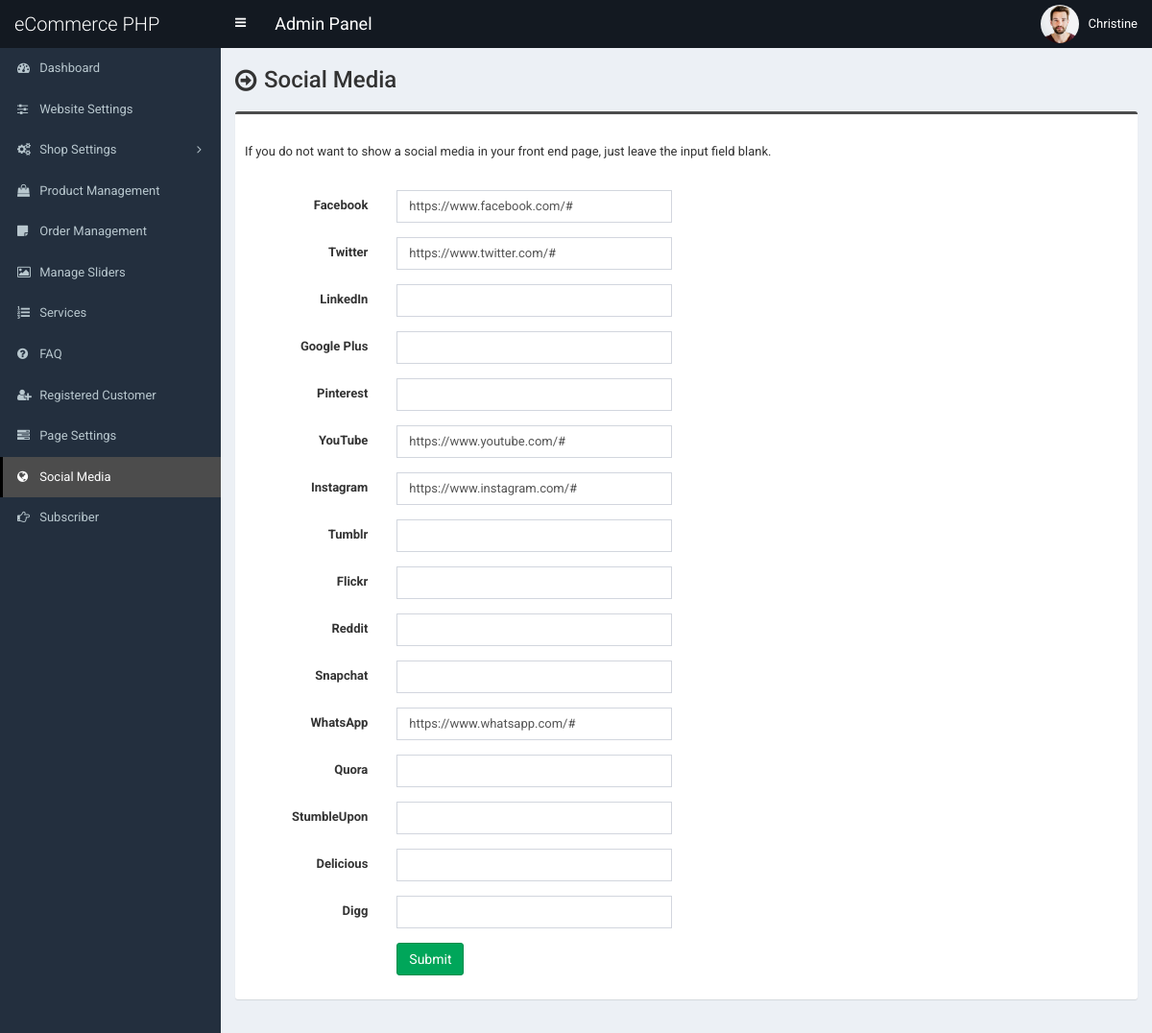
Before: /admin/social-media.php (signed in) with the older database file.
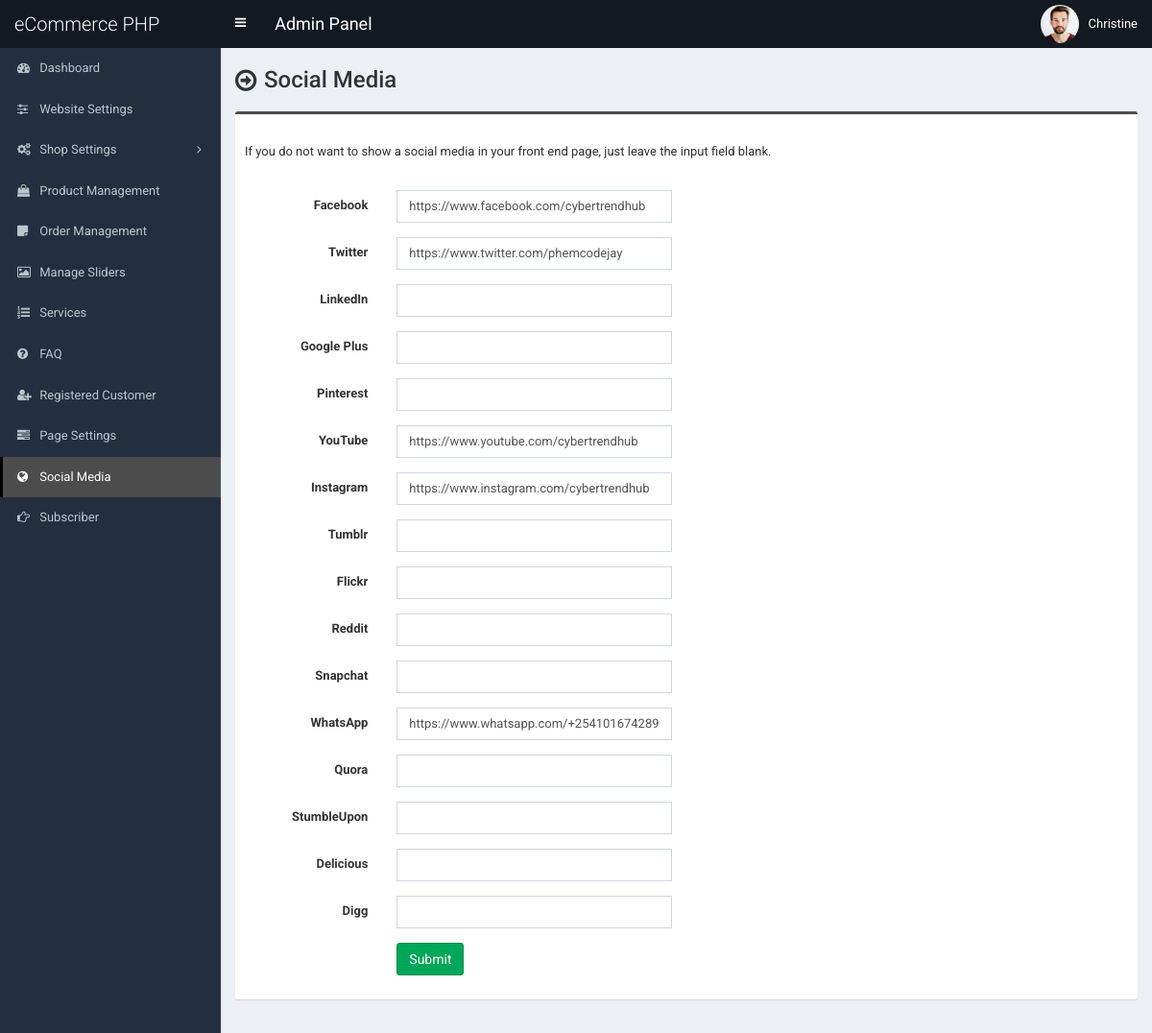
After: the same page with the newer database file.
### tables this page shows
CREATE TABLE `tbl_social` (
  `social_id` int(11) NOT NULL,
  `social_name` varchar(30) NOT NULL,
  `social_url` varchar(255) NOT NULL,
  `social_icon` varchar(30) NOT NULL
);

### admin/social-media.php (the view, shortened to what this page needs)
<?php require_once('header.php'); ?>
<section class="content-header">
	<div class="content-header-left">
		<h1>Social Media</h1>
	</div>
</section>
<?php
$statement = $pdo->prepare("SELECT * FROM tbl_social");
$statement->execute();
$result = $statement->fetchAll(PDO::FETCH_ASSOC);
foreach ($result as $row) {
	if($row['social_name'] == 'Facebook') {
		$facebook = $row['social_url'];
	}
	if($row['social_name'] == 'Twitter') {
		$twitter = $row['social_url'];
	}
	if($row['social_name'] == 'LinkedIn') {
		$linkedin = $row['social_url'];
	}
	if($row['social_name'] == 'Google Plus') {
		$googleplus = $row['social_url'];
	}
	if($row['social_name'] == 'Pinterest') {
		$pinterest = $row['social_url'];
	}
	if($row['social_name'] == 'YouTube') {
		$youtube = $row['social_url'];
	}
	if($row['social_name'] == 'Instagram') {
		$instagram = $row['social_url'];
	}
	if($row['social_name'] == 'Tumblr') {
		$tumblr = $row['social_url'];
	}
	if($row['social_name'] == 'Flickr') {
		$flickr = $row['social_url'];
	}
	if($row['social_name'] == 'Reddit') {
		$reddit = $row['social_url'];
	}
	if($row['social_name'] == 'Snapchat') {
		$snapchat = $row['social_url'];
	}
	if($row['social_name'] == 'WhatsApp') {
		$whatsapp = $row['social_url'];
	}
	if($row['social_name'] == 'Quora') {
		$quora = $row['social_url'];
	}
	if($row['social_name'] == 'StumbleUpon') {
		$stumbleupon = $row['social_url'];
	}
	if($row['social_name'] == 'Delicious') {
		$delicious = $row['social_url'];
	}
	if($row['social_name'] == 'Digg') {
		$digg = $row['social_url'];
	}
}
?>
<section class="content">
	<div class="row">
		<div class="col-md-12">
			<form class="form-horizontal" action="" method="post">
				<div class="box box-info">
					<div class="box-body">
						<p style="padding-bottom: 20px;">If you do not want to show a social media in your front end page, just leave the input field blank.</p>
						<div class="form-group">
							<label for="" class="col-sm-2 control-label">Facebook </label>
							<div class="col-sm-4">
								<input type="text" class="form-control" name="facebook" value="<?php echo $facebook; ?>">
							</div>
						</div>
						<div class="form-group">
							<label for="" class="col-sm-2 control-label">Twitter </label>
							<div class="col-sm-4">
								<input type="text" class="form-control" name="twitter" value="<?php echo $twitter; ?>">
							</div>
						</div>
						<div class="form-group">
							<label for="" class="col-sm-2 control-label">LinkedIn </label>
							<div class="col-sm-4">
								<input type="text" class="form-control" name="linkedin" value="<?php echo $linkedin; ?>">
							</div>
						</div>
						<div class="form-group">
							<label for="" class="col-sm-2 control-label">Google Plus </label>
							<div class="col-sm-4">
								<input type="text" class="form-control" name="googleplus" value="<?php echo $googleplus; ?>">
							</div>
						</div>
						<div class="form-group">
							<label for="" class="col-sm-2 control-label">Pinterest </label>
							<div class="col-sm-4">
								<input type="text" class="form-control" name="pinterest" value="<?php echo $pinterest; ?>">
							</div>
						</div>
						<div class="form-group">
							<label for="" class="col-sm-2 control-label">YouTube </label>
							<div class="col-sm-4">
								<input type="text" class="form-control" name="youtube" value="<?php echo $youtube; ?>">
							</div>
						</div>
						<div class="form-group">
							<label for="" class="col-sm-2 control-label">Instagram </label>
							<div class="col-sm-4">
								<input type="text" class="form-control" name="instagram" value="<?php echo $instagram; ?>">
							</div>
						</div>
						<div class="form-group">
							<label for="" class="col-sm-2 control-label">Tumblr </label>
							<div class="col-sm-4">
								<input type="text" class="form-control" name="tumblr" value="<?php echo $tumblr; ?>">
							</div>
						</div>
						<div class="form-group">
							<label for="" class="col-sm-2 control-label">Flickr </label>
							<div class="col-sm-4">
								<input type="text" class="form-control" name="flickr" value="<?php echo $flickr; ?>">
							</div>
						</div>
						<div class="form-group">
							<label for="" class="col-sm-2 control-label">Reddit </label>
							<div class="col-sm-4">
								<input type="text" class="form-control" name="reddit" value="<?php echo $reddit; ?>">
							</div>
						</div>
						<div class="form-group">
							<label for="" class="col-sm-2 control-label">Snapchat </label>
							<div class="col-sm-4">
								<input type="text" class="form-control" name="snapchat" value="<?php echo $snapchat; ?>">
							</div>
						</div>
						<div class="form-group">
							<label for="" class="col-sm-2 control-label">WhatsApp </label>
							<div class="col-sm-4">
								<input type="text" class="form-control" name="whatsapp" value="<?php echo $whatsapp; ?>">
							</div>
						</div>
						<div class="form-group">
							<label for="" class="col-sm-2 control-label">Quora </label>
							<div class="col-sm-4">
								<input type="text" class="form-control" name="quora" value="<?php echo $quora; ?>">
							</div>
						</div>
						<div class="form-group">
							<label for="" class="col-sm-2 control-label">StumbleUpon </label>
							<div class="col-sm-4">
								<input type="text" class="form-control" name="stumbleupon" value="<?php echo $stumbleupon; ?>">
							</div>
						</div>
						<div class="form-group">
							<label for="" class="col-sm-2 control-label">Delicious </label>
							<div class="col-sm-4">
								<input type="text" class="form-control" name="delicious" value="<?php echo $delicious; ?>">
							</div>
						</div>
						<div class="form-group">
							<label for="" class="col-sm-2 control-label">Digg </label>
							<div class="col-sm-4">
								<input type="text" class="form-control" name="digg" value="<?php echo $digg; ?>">
							</div>
						</div>
						<div class="form-group">
							<label for="" class="col-sm-2 control-label"></label>
							<div class="col-sm-6">
								<button type="submit" class="btn btn-success pull-left" name="form1">Submit</button>
							</div>
						</div>
					</div>
				</div>
			</form>
		</div>
	</div>
</section>
<?php require_once('footer.php'); ?>

### admin/header.php (shortened to what this page needs)
<!DOCTYPE html>
<html>
<head>
	<link rel="stylesheet" href="css/bootstrap.min.css">
	<link rel="stylesheet" href="css/font-awesome.min.css">
	<link rel="stylesheet" href="css/ionicons.min.css">
	<link rel="stylesheet" href="css/datepicker3.css">
	<link rel="stylesheet" href="css/all.css">
	<link rel="stylesheet" href="css/select2.min.css">
	<link rel="stylesheet" href="css/dataTables.bootstrap.css">
	<link rel="stylesheet" href="css/jquery.fancybox.css">
	<link rel="stylesheet" href="css/AdminLTE.min.css">
	<link rel="stylesheet" href="css/_all-skins.min.css">
	<link rel="stylesheet" href="css/on-off-switch.css"/>
	<link rel="stylesheet" href="css/summernote.css">
	<link rel="stylesheet" href="style.css">
</head>
<body class="hold-transition fixed skin-blue sidebar-mini">
	<div class="wrapper">
		<header class="main-header">
			<a href="index.php" class="logo">
				<span class="logo-lg">eCommerce PHP</span>
			</a>
			<nav class="navbar navbar-static-top">
				<a href="#" class="sidebar-toggle" data-toggle="offcanvas" role="button">
				</a>
				<span style="float:left;line-height:50px;color:#fff;padding-left:15px;font-size:18px;">Admin Panel</span>
				<div class="navbar-custom-menu">
					<ul class="nav navbar-nav">
						<li class="dropdown user user-menu">
							<a href="#" class="dropdown-toggle" data-toggle="dropdown">
								<img src="../assets/uploads/<?php echo $_SESSION['user']['photo']; ?>" class="user-image" alt="User Image">
								<span class="hidden-xs"><?php echo $_SESSION['user']['full_name']; ?></span>
							</a>
						</li>
					</ul>
				</div>
			</nav>
		</header>
  		<?php $cur_page = substr($_SERVER["SCRIPT_NAME"],strrpos($_SERVER["SCRIPT_NAME"],"/")+1); ?>
  		<aside class="main-sidebar">
    		<section class="sidebar">
      			<ul class="sidebar-menu">
			        <li class="treeview <?php if($cur_page == 'index.php') {echo 'active';} ?>">
			          <a href="index.php">
			            <i class="fa fa-dashboard"></i> <span>Dashboard</span>
			          </a>
			        </li>
			        <li class="treeview <?php if( ($cur_page == 'settings.php') ) {echo 'active';} ?>">
			          <a href="settings.php">
			            <i class="fa fa-sliders"></i> <span>Website Settings</span>
			          </a>
			        </li>
                    <li class="treeview <?php if( ($cur_page == 'size.php') || ($cur_page == 'size-add.php') || ($cur_page == 'size-edit.php') || ($cur_page == 'color.php') || ($cur_page == 'color-add.php') || ($cur_page == 'color-edit.php') || ($cur_page == 'country.php') || ($cur_page == 'country-add.php') || ($cur_page == 'country-edit.php') || ($cur_page == 'shipping-cost.php') || ($cur_page == 'shipping-cost-edit.php') || ($cur_page == 'top-category.php') || ($cur_page == 'top-category-add.php') || ($cur_page == 'top-category-edit.php') || ($cur_page == 'mid-category.php') || ($cur_page == 'mid-category-add.php') || ($cur_page == 'mid-category-edit.php') || ($cur_page == 'end-category.php') || ($cur_page == 'end-category-add.php') || ($cur_page == 'end-category-edit.php') ) {echo 'active';} ?>">
                        <a href="#">
                            <i class="fa fa-cogs"></i>
                            <span>Shop Settings</span>
                            <span class="pull-right-container">
								<i class="fa fa-angle-left pull-right"></i>
							</span>
                        </a>
                    </li>
                    <li class="treeview <?php if( ($cur_page == 'product.php') || ($cur_page == 'product-add.php') || ($cur_page == 'product-edit.php') ) {echo 'active';} ?>">
                        <a href="product.php">
                            <i class="fa fa-shopping-bag"></i> <span>Product Management</span>
                        </a>
                    </li>
                    <li class="treeview <?php if( ($cur_page == 'order.php') ) {echo 'active';} ?>">
                        <a href="order.php">
                            <i class="fa fa-sticky-note"></i> <span>Order Management</span>
                        </a>
                    </li>
                     <li class="treeview <?php if( ($cur_page == 'slider.php') ) {echo 'active';} ?>">
			          <a href="slider.php">
			            <i class="fa fa-picture-o"></i> <span>Manage Sliders</span>
			          </a>
			        </li>
			        <li class="treeview <?php if( ($cur_page == 'service.php') ) {echo 'active';} ?>">
			          <a href="service.php">
			            <i class="fa fa-list-ol"></i> <span>Services</span>
			          </a>
			        </li>
			      			        <li class="treeview <?php if( ($cur_page == 'faq.php') ) {echo 'active';} ?>">
			          <a href="faq.php">
			            <i class="fa fa-question-circle"></i> <span>FAQ</span>
			          </a>
			        </li>
						<li class="treeview <?php if( ($cur_page == 'customer.php') || ($cur_page == 'customer-add.php') || ($cur_page == 'customer-edit.php') ) {echo 'active';} ?>">
			          <a href="customer.php">
			            <i class="fa fa-user-plus"></i> <span>Registered Customer</span>
			          </a>
			        </li>
			        <li class="treeview <?php if( ($cur_page == 'page.php') ) {echo 'active';} ?>">
			          <a href="page.php">
			            <i class="fa fa-tasks"></i> <span>Page Settings</span>
			          </a>
			        </li>
			        <li class="treeview <?php if( ($cur_page == 'social-media.php') ) {echo 'active';} ?>">
			          <a href="social-media.php">
			            <i class="fa fa-globe"></i> <span>Social Media</span>
			          </a>
			        </li>
			        <li class="treeview <?php if( ($cur_page == 'subscriber.php')||($cur_page == 'subscriber.php') ) {echo 'active';} ?>">
			          <a href="subscriber.php">
			            <i class="fa fa-hand-o-right"></i> <span>Subscriber</span>
			          </a>
			        </li>
      			</ul>
    		</section>
  		</aside>
  		<div class="content-wrapper">

### admin/footer.php (shortened to what this page needs)
		</div>
	</div>
</body>
</html>

### admin/style.css (style rules this page uses)
body { font-size: 13px; font-family: "Roboto", sans-serif; }
.navbar-nav > .user-menu .user-image { width: 40px; height: 40px; margin-top: -10px; }
.content-header > h1, .content-header .content-header-left h1 { font-family: "Roboto", sans-serif; }
.main-header .logo { text-align: left; }
.main-header .logo .logo-lg { font-family: "Roboto", sans-serif; }
.box-info { padding-top: 20px; }
.sidebar-menu li > a > .pull-right-container > .fa-angle-left:before { content: "\f105"; }
.content-header { overflow: hidden; }
.content-header .content-header-left { float: left; padding-top: 5px; }
.content-header .content-header-left h1 { margin-top: 0; margin-bottom: 0; padding-left: 30px; padding-bottom: 5px; font-size: 24px; position: relative; }
.content-header .content-header-left h1:before { position: absolute; top: 0; left: 0; font-family: "FontAwesome", sans-serif; font-size: 26px; content: "\f18e"; }
.skin-blue .sidebar-menu > li:hover > a, .skin-blue .sidebar-menu > li.active > a { color: #fff; background: #3c8dbc; border-left-color: #3c8dbc; }
.skin-blue .main-header .logo, .skin-blue .main-header .logo:hover, .skin-blue .main-header .navbar, .skin-blue .main-header .navbar .sidebar-toggle:hover { background-color: #131921; }
.skin-blue .sidebar-menu > li:hover > a, .skin-blue .sidebar-menu > li.active > a { background-color: #4c4c4c; border-left-color: #000000; }
.box.box-info { border-top-color: #4c4c4c; }
input, textarea, select { font-size: 13px !important; }

Changed rows visible on the page:
changed tbl_social: facebook "https://www.facebook.com/#" → "https://www.facebook.com/cybertrendhub"
changed tbl_social: twitter "https://www.twitter.com/#" → "https://www.twitter.com/phemcodejay"
changed tbl_social: youtube "https://www.youtube.com/#" → "https://www.youtube.com/cybertrendhub"
changed tbl_social: instagram "https://www.instagram.com/#" → "https://www.instagram.com/cybertrendhub"
changed tbl_social: whatsapp "https://www.whatsapp.com/#" → "https://www.whatsapp.com/+254101674289"
